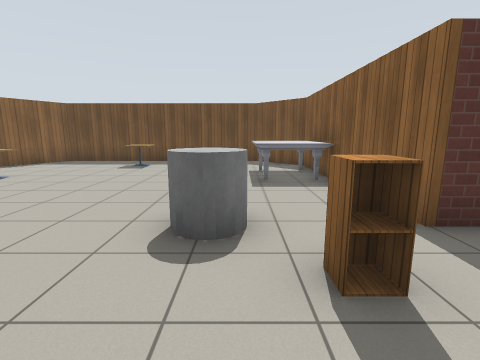
View 1 (above)

12 first-person views from a walk through a world built for the Gazebo simulator. The camera is 1.2 m above the floor, tilts 10° down and sees 85° across. The floor is counted in squares, 1 m on a side. Each view is taken from the middle of a square. On the plan, view 1 faces up. The plan holds only what a view shows up to about 12 squares ahead; the rest is blank. Gazebo's built-in surfaces are drawn with simple patterns.

View 2
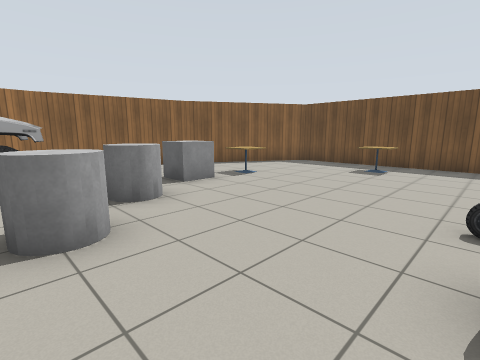

View 3
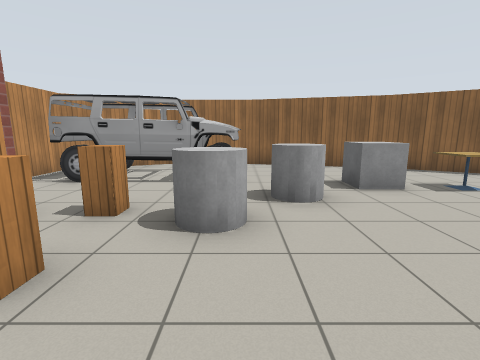

View 4
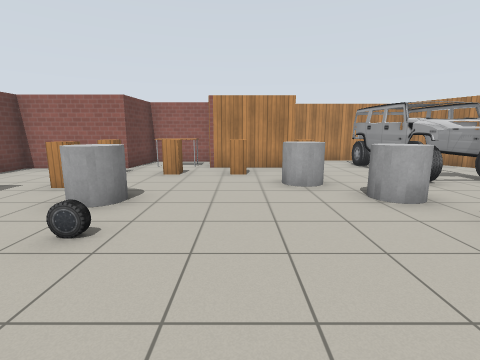

View 5
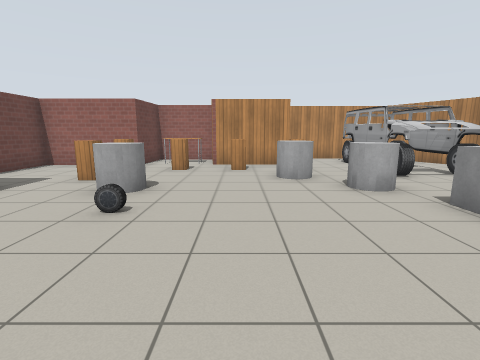

View 6
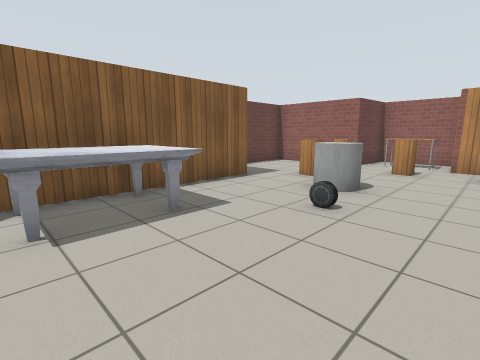

View 7
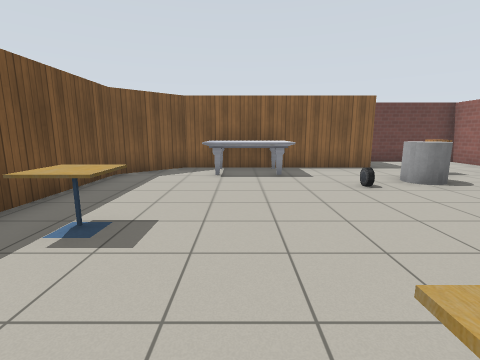

View 8
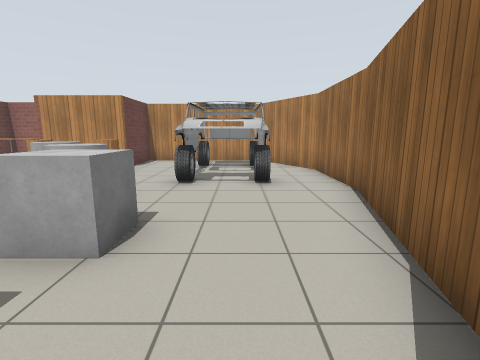

View 9
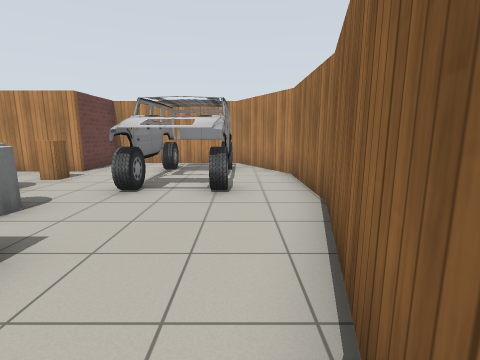

View 10
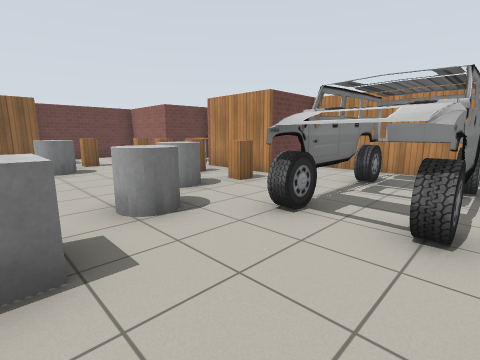

View 11
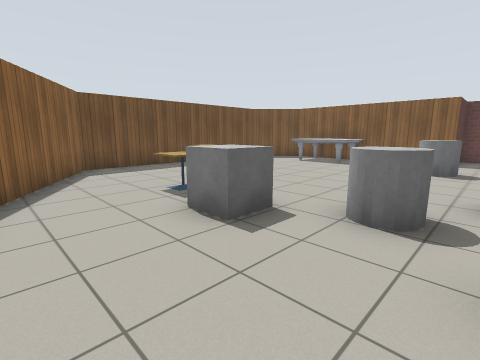

View 12
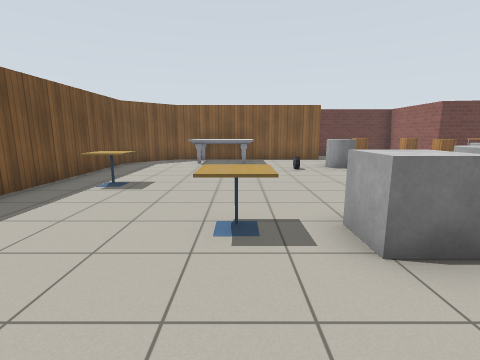

### Floor plan
Ten units are one square. View 1 is at (0, 0); x grows to the right and y downward. Boxes are objects, and circles mark ways between rooms. Rooms are numbered by the first view taken in them; rooms with no view inside come last. Other rooms are left out.
<svg viewBox="-121 -122 171 166">
<path fill="none" stroke="#000" d="M9 14 23 14M-103 -72 -116 -24M-17 34 8 34 9 12 45 12 45 -33 24 -33 24 -99 7 -117 -75 -117 -103 -70M30 14 45 14M-115 -25 -115 9 -110 18M-79 39 -49 39 -49 14 -19 14M-110 18 -99 39 -79 39"/>
<rect x="-75" y="-55" width="10" height="10" fill="#bbb"><title>grey box</title></rect>
<rect x="-75" y="-75" width="10" height="10" fill="#bbb"><title>cafe table</title></rect>
<rect x="-65" y="-35" width="10" height="10" fill="#bbb"><title>grey cylinder</title></rect>
<rect x="-55" y="-5" width="10" height="10" fill="#bbb"><title>cabinet</title></rect>
<rect x="-55" y="-25" width="20" height="20" fill="#bbb"><title>grey cylinder</title></rect>
<rect x="-45" y="-105" width="10" height="10" fill="#bbb"><title>cafe table</title></rect>
<rect x="-35" y="-5" width="10" height="10" fill="#bbb"><title>cabinet</title></rect>
<rect x="-15" y="15" width="20" height="10" fill="#bbb"><title>table</title></rect>
<rect x="-15" y="-5" width="10" height="10" fill="#bbb"><title>cabinet</title></rect>
<rect x="-15" y="-45" width="20" height="20" fill="#bbb"><title>grey cylinder</title></rect>
<rect x="-15" y="-55" width="10" height="10" fill="#bbb"><title>car</title></rect>
<rect x="5" y="-5" width="10" height="10" fill="#bbb"><title>cabinet</title></rect>
<rect x="5" y="-25" width="10" height="10" fill="#bbb"><title>cabinet</title></rect>
<rect x="5" y="-95" width="20" height="30" fill="#bbb"><title>marble table</title></rect>
<rect x="-105" y="-25" width="30" height="60" fill="#bbb"><title>car</title></rect>
<circle cx="-100" cy="10" r="3" fill="#2a7"/>
<text x="-30" y="-50">1</text>
<text x="-100" y="10">2</text>
</svg>
Room 1 opens to room 2.

Where each view was taken, in squares from view 1:
view 1: 0 up, 0 right, facing up
view 2: 1 up, 1 left, facing up-left
view 3: 2 up, 1 left, facing left
view 4: 8 up, 3 left, facing down
view 5: 9 up, 3 left, facing down
view 6: 9 up, 3 left, facing down-right
view 7: 8 up, 7 left, facing right
view 8: 8 up, 9 left, facing down
view 9: 7 up, 10 left, facing down
view 10: 5 up, 10 left, facing down-right
view 11: 2 up, 10 left, facing up-right
view 12: 7 up, 10 left, facing right
